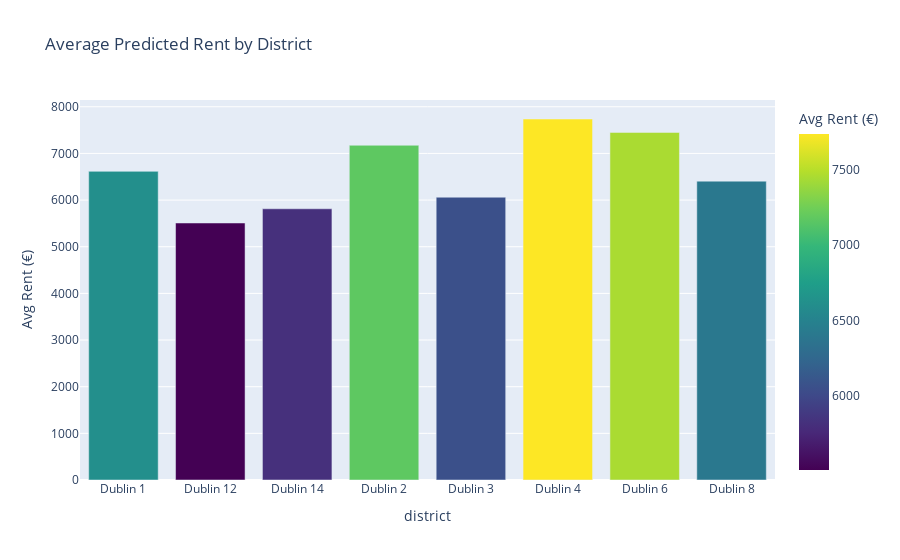
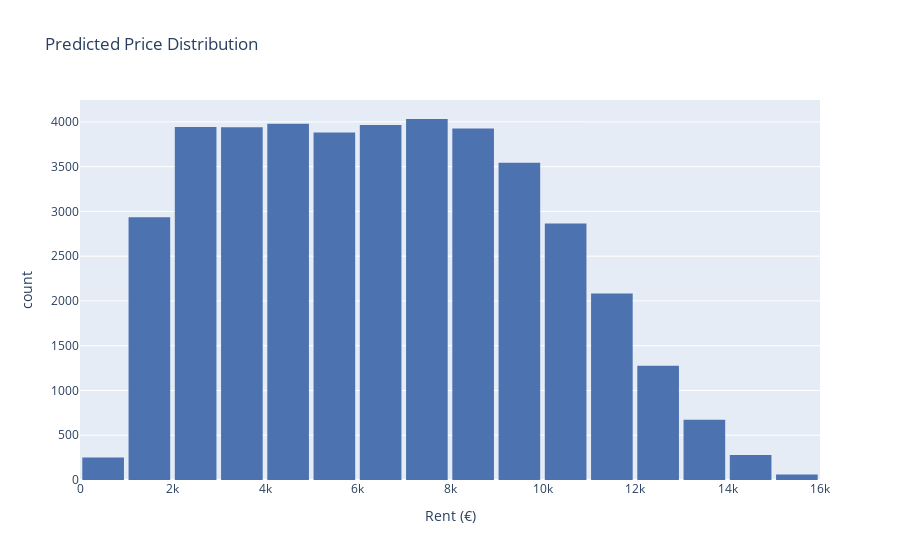

Notebook code cell kept with these figures, in order:
### Markdown cell above
## 10. Interactive Forecast Dashboard

Now that we have `results/forecasts.csv`, let’s build an interactive dashboard right in the notebook. You can filter by district and price range, and see both a table of listings and a bar chart of average predicted rent by district.

### Code cell
import ipywidgets as widgets
from IPython.display import display, clear_output
import plotly.express as px

# Load forecasts
df_forecasts = pd.read_csv('results/forecasts.csv')

# Define dynamic filters
districts = sorted(df_forecasts['district'].unique())
props = sorted(df_forecasts['property_type'].unique())

district_widget = widgets.SelectMultiple(
    options=districts,
    description='District',
    layout=widgets.Layout(width='30%')
)
property_widget = widgets.Dropdown(
    options=['All'] + props,
    value='All',
    description='Property Type'
)
bed_slider = widgets.IntRangeSlider(
    value=[df_forecasts['bedrooms'].min(), df_forecasts['bedrooms'].max()],
    min=df_forecasts['bedrooms'].min(),
    max=df_forecasts['bedrooms'].max(),
    step=1,
    description='Bedrooms'
)
amenity_slider = widgets.IntRangeSlider(
    value=[df_forecasts['amenity_count'].min(), df_forecasts['amenity_count'].max()],
    min=df_forecasts['amenity_count'].min(),
    max=df_forecasts['amenity_count'].max(),
    step=1,
    description='Amenities'
)
price_slider = widgets.FloatRangeSlider(
    value=[df_forecasts['predicted_price'].min(), df_forecasts['predicted_price'].max()],
    min=df_forecasts['predicted_price'].min(),
    max=df_forecasts['predicted_price'].max(),
    step=50,
    description='Price (€)'
)

# Output containers
out_table = widgets.Output()
out_bar = widgets.Output()
out_hist = widgets.Output()

# Update function
def update_dashboard(change=None):
    df = df_forecasts.copy()
    # Apply filters
    if district_widget.value:
        df = df[df['district'].isin(district_widget.value)]
    if property_widget.value != 'All':
        df = df[df['property_type'] == property_widget.value]
    df = df[(df['bedrooms'] >= bed_slider.value[0]) & (df['bedrooms'] <= bed_slider.value[1])]
    df = df[(df['amenity_count'] >= amenity_slider.value[0]) & (df['amenity_count'] <= amenity_slider.value[1])]
    df = df[(df['predicted_price'] >= price_slider.value[0]) & (df['predicted_price'] <= price_slider.value[1])]

    # Table view
    with out_table:
        clear_output()
        display(df.reset_index(drop=True))

    # Bar chart: Average predicted price by district
    with out_bar:
        clear_output()
        if not df.empty:
            avg = df.groupby('district')['predicted_price'].mean().reset_index()
            fig = px.bar(
                avg, x='district', y='predicted_price',
                title='Average Predicted Rent by District',
                labels={'predicted_price':'Avg Rent (€)'},
                color='predicted_price', color_continuous_scale='Viridis'
            )
            fig.update_layout(coloraxis_showscale=True)
            fig.show()

    # Histogram: Distribution of predicted prices
    with out_hist:
        clear_output()
        fig2 = px.histogram(
            df, x='predicted_price', nbins=30,
            title='Predicted Price Distribution',
            labels={'predicted_price':'Rent (€)'},
            color_discrete_sequence=['#4C72B0']
        )
        fig2.update_layout(bargap=0.1)
        fig2.show()

# Wire widgets
display(widgets.HBox([district_widget, property_widget]))
display(widgets.HBox([bed_slider, amenity_slider, price_slider]))
display(out_bar)
display(out_hist)
display(out_table)

# Observe changes
for w in [district_widget, property_widget, bed_slider, amenity_slider, price_slider]:
    w.observe(update_dashboard, names='value')

# Initialize
dashboard = update_dashboard()

### Figure 1 — Plotly figure (JSON) as saved in the notebook; plotly's stock layout.template omitted (floating-point values rounded to 4 significant figures)
{"data": [{"alignmentgroup": "True", "hovertemplate": "district=%{x}<br>Avg Rent (€)=%{marker.color}<extra></extra>", "legendgroup": "", "marker": {"color": [6616.0, 5509.0, 5813.0, 7175.0, 6062.0, 7738.0, 7451.0, 6406.0], "coloraxis": "coloraxis", "pattern": {"shape": ""}}, "name": "", "offsetgroup": "", "orientation": "v", "showlegend": false, "textposition": "auto", "type": "bar", "x": ["Dublin 1", "Dublin 12", "Dublin 14", "Dublin 2", "Dublin 3", "Dublin 4", "Dublin 6", "Dublin 8"], "xaxis": "x", "y": [6616.0, 5509.0, 5813.0, 7175.0, 6062.0, 7738.0, 7451.0, 6406.0], "yaxis": "y"}], "layout": {"barmode": "relative", "coloraxis": {"colorbar": {"title": {"text": "Avg Rent (€)"}}, "colorscale": [[0, "#440154"], [0.1111, "#482878"], [0.2222, "#3e4989"], [0.3333, "#31688e"], [0.4444, "#26828e"], [0.5556, "#1f9e89"], [0.6667, "#35b779"], [0.7778, "#6ece58"], [0.8889, "#b5de2b"], [1, "#fde725"]], "showscale": true}, "legend": {"tracegroupgap": 0}, "title": {"text": "Average Predicted Rent by District"}, "xaxis": {"anchor": "y", "domain": [0, 1], "title": {"text": "district"}}, "yaxis": {"anchor": "x", "domain": [0, 1], "title": {"text": "Avg Rent (€)"}}}}

### Figure 2 — Plotly figure (JSON) as saved in the notebook; plotly's stock layout.template omitted (floating-point values rounded to 4 significant figures; data arrays with more than 128 entries replaced by an {"elided": "..."} marker saying what was removed)
{"data": [{"alignmentgroup": "True", "bingroup": "x", "hovertemplate": "Rent (€)=%{x}<br>count=%{y}<extra></extra>", "legendgroup": "", "marker": {"color": "#4C72B0", "pattern": {"shape": ""}}, "name": "", "nbinsx": 30, "offsetgroup": "", "orientation": "v", "showlegend": false, "type": "histogram", "x": {"elided": "41634 float values"}, "xaxis": "x", "yaxis": "y"}], "layout": {"bargap": 0.1, "barmode": "relative", "legend": {"tracegroupgap": 0}, "title": {"text": "Predicted Price Distribution"}, "xaxis": {"anchor": "y", "domain": [0, 1], "title": {"text": "Rent (€)"}}, "yaxis": {"anchor": "x", "domain": [0, 1], "title": {"text": "count"}}}}
